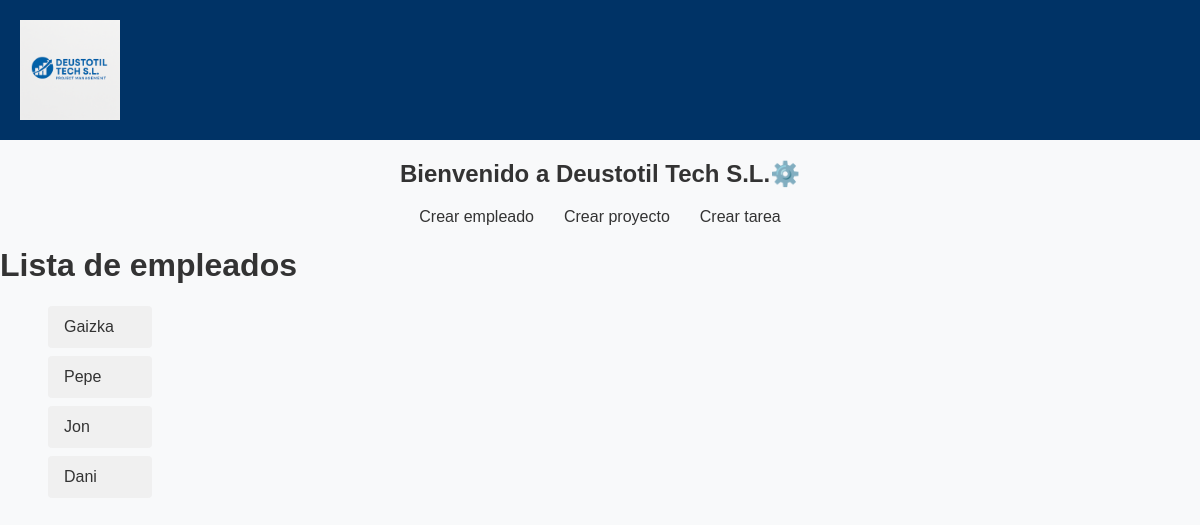
The app's page /AppDjango/empleados/ with its own data.
### AppDjango/models.py (models this page shows, shortened)
class Empleado(models.Model):
    dni = models.CharField(max_length=9, unique=True)
    nombre = models.CharField(max_length=100)
    apellidos = models.CharField(max_length=100)
    email = models.EmailField(max_length=50)
    telefono = models.IntegerField()

### AppDjango/views.py (the view)
# urls.py: path("empleados/",EmpleadoListView.as_view(), name="empleados"),
class EmpleadoListView(View):
    def get(self, request):
        empleados = get_list_or_404(Empleado.objects.order_by("dni"))
        context = {"lista_empleados": empleados}
        return render (request, "listado-empleados.html", context)

### AppDjango/templates/listado-empleados.html
{% extends "base.html" %}
{% block contenido %}
    <h1>Lista de empleados</h1>
    <ul class="list-view">
        {% for empleado in lista_empleados %}
            <li><a href="{% url 'detalle_empleado' empleado.pk %}">{{ empleado.nombre }}</a></li>
        {% endfor %}
    </ul>
{% endblock %}

### static/css/styles.css (style rules this page uses)
body { margin: 0; font-family: Arial, sans-serif; background-color: #f8f9fa; color: #333; }
.list-view { list-style-type: none; width: 120px; }
.list-view li { background-color: #f0f0f0; margin: 8px; padding: 12px 16px; border-radius: 4px; }
.list-view li a { text-decoration: none; color: #333; display: block; }

### records on screen
Empleado: nombre "Gaizka"
Empleado: nombre "Pepe"
Empleado: nombre "Jon"
Empleado: nombre "Dani"
